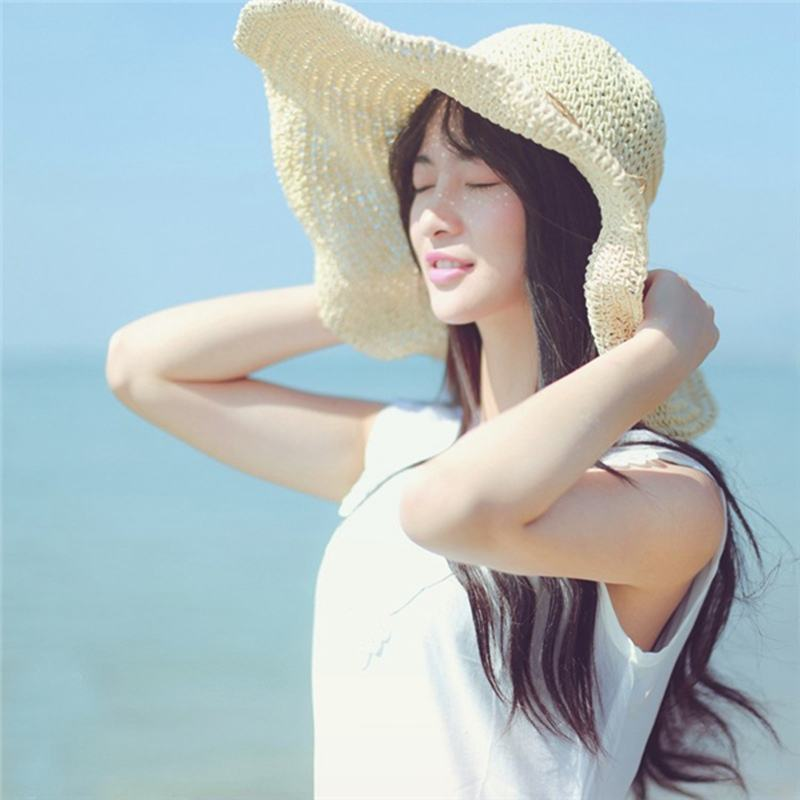
#> input picture learn.jpg, 800 x 800 px
$ python '图像的fft变换.py'
#> lines starting #> are read from the running program, lines starting #| are printed output that depends on the picture
import cv2
import numpy as np
from PIL import Image
from pylab import *
img1= array(Image.open("../learn.jpg").convert("L"))
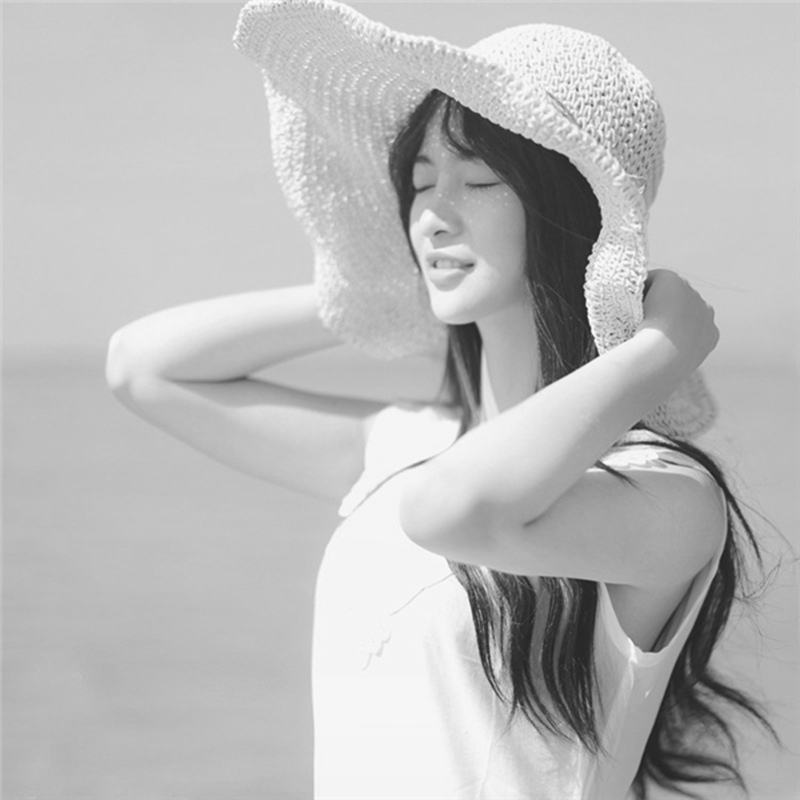
#> img1: shape (800, 800); min 28, max 255, mean 185.7
f=np.fft.fft2(img1)
fshift=np.fft.fftshift(f)
#之所以要进行对数转换是因为傅里叶变换后的结果对于在显示器显示来讲范围比较大，这样的话对于一些小的变化或者是高的变换值不能进行观察
magnitude_spectrum=20*np.log(np.abs(fshift))
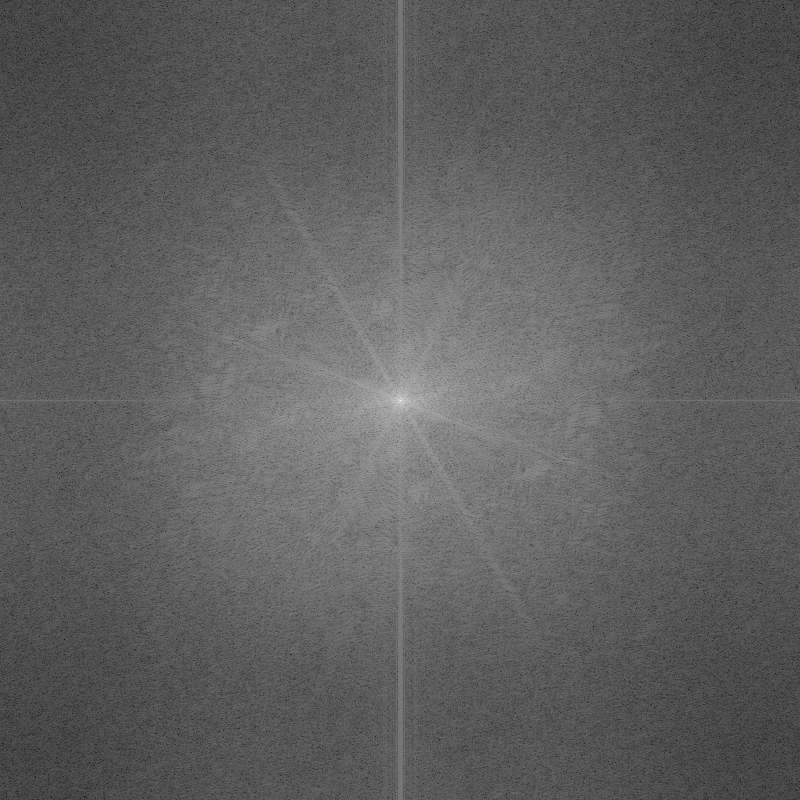
#> magnitude_spectrum: shape (800, 800) float64; min 2.95, max 371.9, mean 141.1; drawn with min black and max white

figure(1)
imshow(Image.fromarray(img1))

figure(2)
imshow(Image.fromarray(magnitude_spectrum).convert("L"))
show()
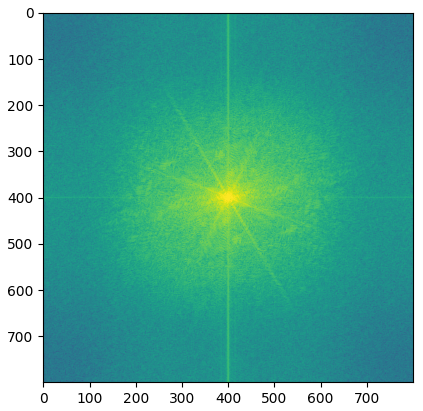
#> figure drawn by matplotlib, 1 panel

$ run again, with crop.jpg copied over learn.jpg
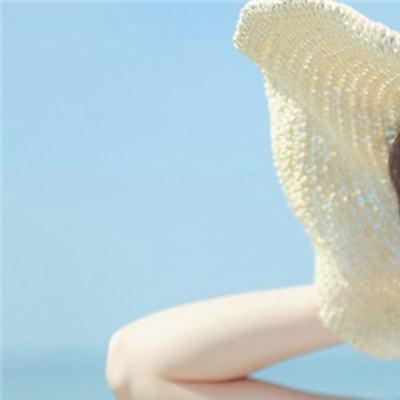
#> input picture crop.jpg, 400 x 400 px
#> `magnitude_spectrum=20*np.log(np.abs(fshift))`:
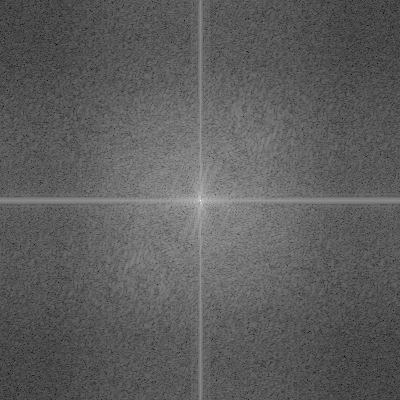
#> magnitude_spectrum: shape (400, 400) float64; min -11.66, max 345.8, mean 120; drawn with min black and max white
#> `show()`:
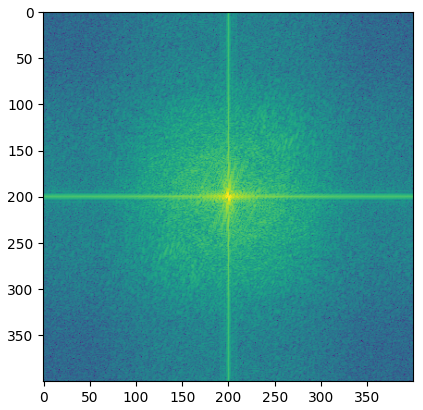
#> figure drawn by matplotlib, 1 panel

$ run again, with rotate_180.jpg copied over learn.jpg
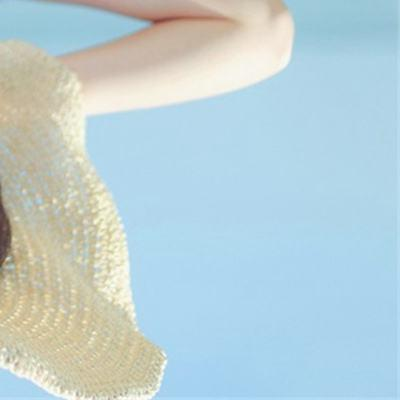
#> input picture rotate_180.jpg, 400 x 400 px
#> `magnitude_spectrum=20*np.log(np.abs(fshift))`:
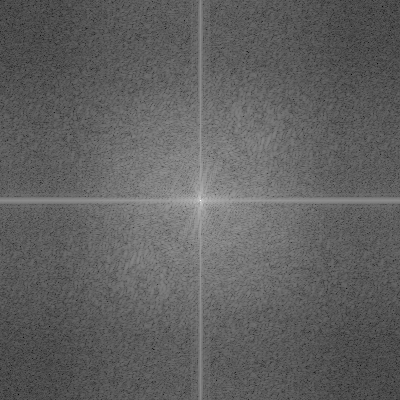
#> magnitude_spectrum: shape (400, 400) float64; min -19.02, max 345.8, mean 120; drawn with min black and max white
#> `show()`:
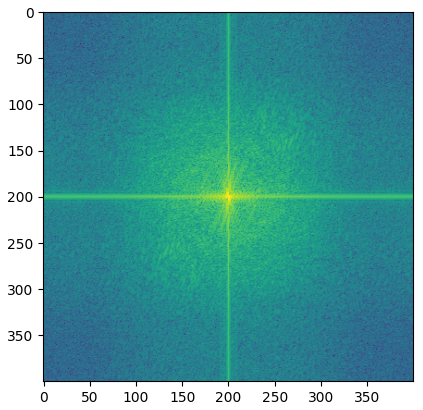
#> figure drawn by matplotlib, 1 panel
